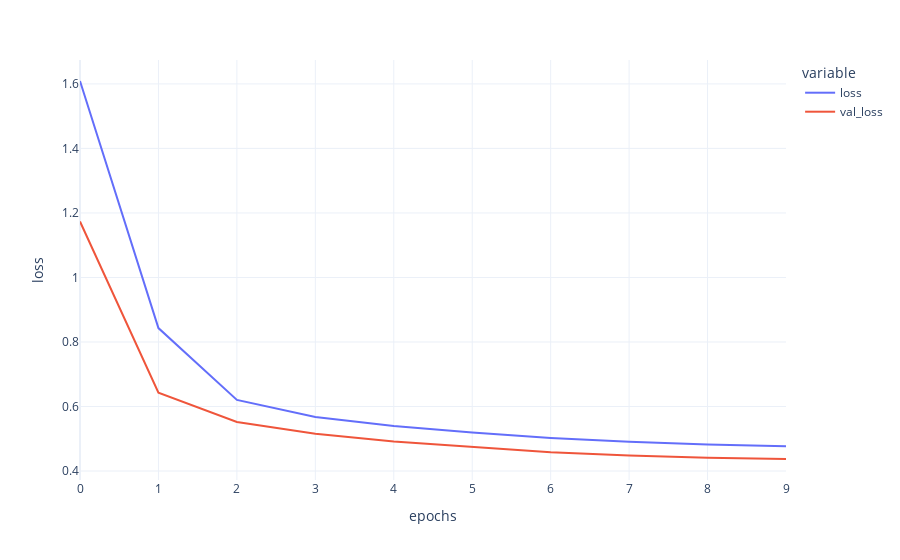

Notebook source saved alongside this figure:
### Code cell
px.line(
    pd.DataFrame(feats2traj.history.history),
    template="plotly_white",
    labels={"index": "epochs", "value": "loss"},
)

### Figure 1 — Plotly figure (JSON) as saved in the notebook; plotly's stock layout.template omitted (floating-point values rounded to 4 significant figures)
{"data": [{"hovertemplate": "variable=loss<br>epochs=%{x}<br>loss=%{y}<extra></extra>", "legendgroup": "loss", "line": {"color": "#636efa", "dash": "solid"}, "marker": {"symbol": "circle"}, "mode": "lines", "name": "loss", "orientation": "v", "showlegend": true, "type": "scatter", "x": [0, 1, 2, 3, 4, 5, 6, 7, 8, 9], "xaxis": "x", "y": [1.609, 0.8431, 0.6203, 0.5677, 0.5395, 0.5193, 0.5027, 0.4908, 0.4824, 0.4769], "yaxis": "y"}, {"hovertemplate": "variable=val_loss<br>epochs=%{x}<br>loss=%{y}<extra></extra>", "legendgroup": "val_loss", "line": {"color": "#EF553B", "dash": "solid"}, "marker": {"symbol": "circle"}, "mode": "lines", "name": "val_loss", "orientation": "v", "showlegend": true, "type": "scatter", "x": [0, 1, 2, 3, 4, 5, 6, 7, 8, 9], "xaxis": "x", "y": [1.174, 0.6429, 0.5521, 0.5154, 0.4913, 0.4742, 0.4582, 0.4485, 0.4414, 0.4373], "yaxis": "y"}], "layout": {"legend": {"title": {"text": "variable"}, "tracegroupgap": 0}, "margin": {"t": 60}, "xaxis": {"anchor": "y", "domain": [0, 1], "title": {"text": "epochs"}}, "yaxis": {"anchor": "x", "domain": [0, 1], "title": {"text": "loss"}}}}
